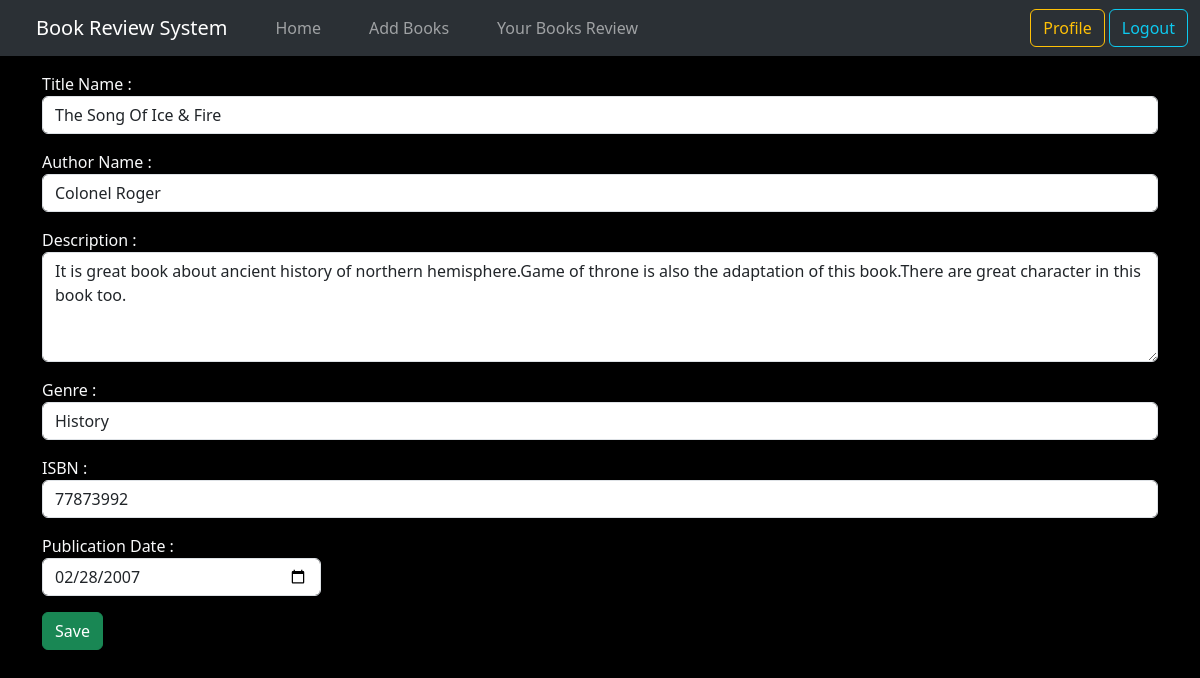
Page /updatebook/3/ (signed in) on the committed database.
### book_app/models.py (models this page shows, shortened)
class BookData(models.Model):
    title = models.CharField(max_length=100)
    author = models.CharField(max_length=100)
    description = models.TextField()
    genre_choices = [
        ('Fiction','Fiction'),
        ('Non-Fiction','Non-Fiction'),
        ('Science','Science'),
        ('Technology','Technology'),
        ('History','History'),
        ('Adventure','Adventure'),
        ('Horror','Horror'),
        ('Other','Other'),
    ]
    genre = models.CharField(max_length=50,choices=genre_choices)
    isbn = models.CharField(max_length=13, unique=True)
    publication_data = models.DateField()
    created_at = models.DateTimeField(auto_now_add=True)
    updated_at = models.DateTimeField(auto_now=True)

### book_app/views.py (the view)
# urls.py: path('updatebook/<int:pk>/',views.updatebook,name="updatebook"),
@login_required
def updatebook(request,pk):
    view_data = BookData.objects.get(pk=pk)
    if (request.method == 'POST'):
        bookf=BookForm(request.POST,instance=view_data)
        if bookf.is_valid():
            bookf.save()
            messages.success(request," Success! Your Book review has been updated successfully.")
            return redirect('booklist')
    else:
        bookf=BookForm(instance=view_data)
    return render(request,'book_app/addbooks.html',{'form':bookf})

### book_app/templates/book_app/addbooks.html (shortened to what this page needs)
{% extends "book_app/base.html" %}
{% block content %}
<div class="my-3">
<form action="" method="post" novalidate class="text-light">
    {{ form.as_p}}
    <input type="submit" class="btn btn-success" value="Save">
</form>
</div>
{% endblock content %}

### rows in the picture
BookData: title "The Song Of Ice & Fire", author "Colonel Roger", description "It is great book about ancient history of northern hemisphere.Game of throne is also the adaptation of this book.There are great character in this book too.", genre "History", isbn "77873992", publication_data "02/28/2007"
